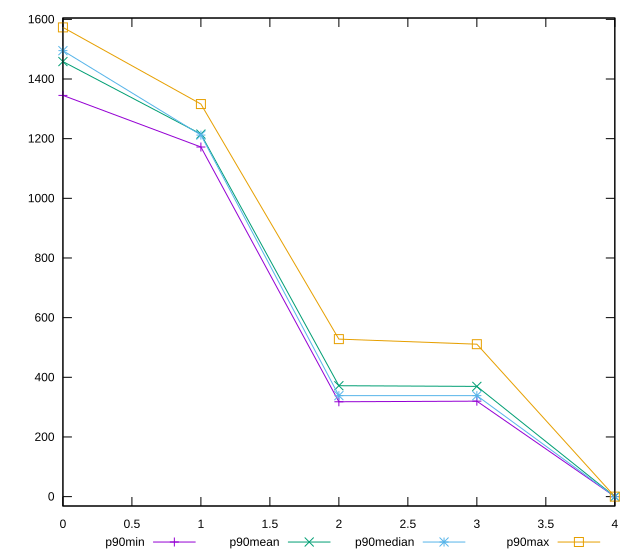

This figure's gnuplot source:
reset

$p90Min <<EOF
0 1345
1 1172
2 318
3 320
4 0
EOF

$p90Mean <<EOF
0 1458.436170212766
1 1215.276595744681
2 371.79787234042556
3 369.531914893617
4 0
EOF

$p90Median <<EOF
0 1495
1 1212
2 338.5
3 338.5
4 0
EOF

$p90Max <<EOF
0 1573
1 1316
2 528
3 511
4 0
EOF

set key outside below
set xrange [0:4]
set yrange [-31.46:1604.46]
set trange [-31.46:1604.46]
set terminal svg size 640, 560 enhanced background rgb 'white'
set output "report_00017_2021-02-10T15-08-03.406Z/render-blocking-resources/progression/value.svg"

plot $p90Min title "p90min" with linespoints, \
     $p90Mean title "p90mean" with linespoints, \
     $p90Median title "p90median" with linespoints, \
     $p90Max title "p90max" with linespoints

reset
